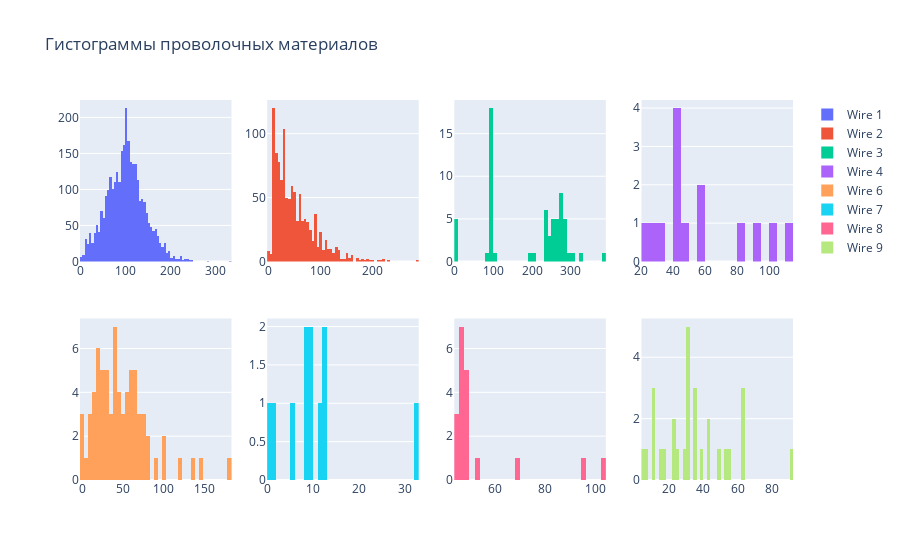

Here is the notebook cell this chart was saved with:
### Code cell
fig = make_subplots(rows=2, cols=4)

for i, col in enumerate(columns):
    fig.add_trace(
        go.Histogram(x=data_wire_new[col], name=col),
        row=int(i/4)+1, col=i%4+1
    )
  
fig.update_layout(
  title_text='Гистограммы проволочных материалов')
fig.show()

### Figure 1 — Plotly figure (JSON) as saved in the notebook; plotly's stock layout.template omitted (floating-point values rounded to 4 significant figures; data arrays with more than 128 entries replaced by an {"elided": "..."} marker saying what was removed)
{"data": [{"name": "Wire 1", "type": "histogram", "x": {"elided": "3081 float values"}, "xaxis": "x", "yaxis": "y"}, {"name": "Wire 2", "type": "histogram", "x": {"elided": "3081 float values"}, "xaxis": "x2", "yaxis": "y2"}, {"name": "Wire 3", "type": "histogram", "x": {"elided": "3081 float values"}, "xaxis": "x3", "yaxis": "y3"}, {"name": "Wire 4", "type": "histogram", "x": {"elided": "3081 float values"}, "xaxis": "x4", "yaxis": "y4"}, {"name": "Wire 6", "type": "histogram", "x": {"elided": "3081 float values"}, "xaxis": "x5", "yaxis": "y5"}, {"name": "Wire 7", "type": "histogram", "x": {"elided": "3081 float values"}, "xaxis": "x6", "yaxis": "y6"}, {"name": "Wire 8", "type": "histogram", "x": {"elided": "3081 float values"}, "xaxis": "x7", "yaxis": "y7"}, {"name": "Wire 9", "type": "histogram", "x": {"elided": "3081 float values"}, "xaxis": "x8", "yaxis": "y8"}], "layout": {"title": {"text": "Гистограммы проволочных материалов"}, "xaxis": {"anchor": "y", "domain": [0, 0.2125]}, "xaxis2": {"anchor": "y2", "domain": [0.2625, 0.475]}, "xaxis3": {"anchor": "y3", "domain": [0.525, 0.7375]}, "xaxis4": {"anchor": "y4", "domain": [0.7875, 1]}, "xaxis5": {"anchor": "y5", "domain": [0, 0.2125]}, "xaxis6": {"anchor": "y6", "domain": [0.2625, 0.475]}, "xaxis7": {"anchor": "y7", "domain": [0.525, 0.7375]}, "xaxis8": {"anchor": "y8", "domain": [0.7875, 1]}, "yaxis": {"anchor": "x", "domain": [0.575, 1]}, "yaxis2": {"anchor": "x2", "domain": [0.575, 1]}, "yaxis3": {"anchor": "x3", "domain": [0.575, 1]}, "yaxis4": {"anchor": "x4", "domain": [0.575, 1]}, "yaxis5": {"anchor": "x5", "domain": [0, 0.425]}, "yaxis6": {"anchor": "x6", "domain": [0, 0.425]}, "yaxis7": {"anchor": "x7", "domain": [0, 0.425]}, "yaxis8": {"anchor": "x8", "domain": [0, 0.425]}}}
